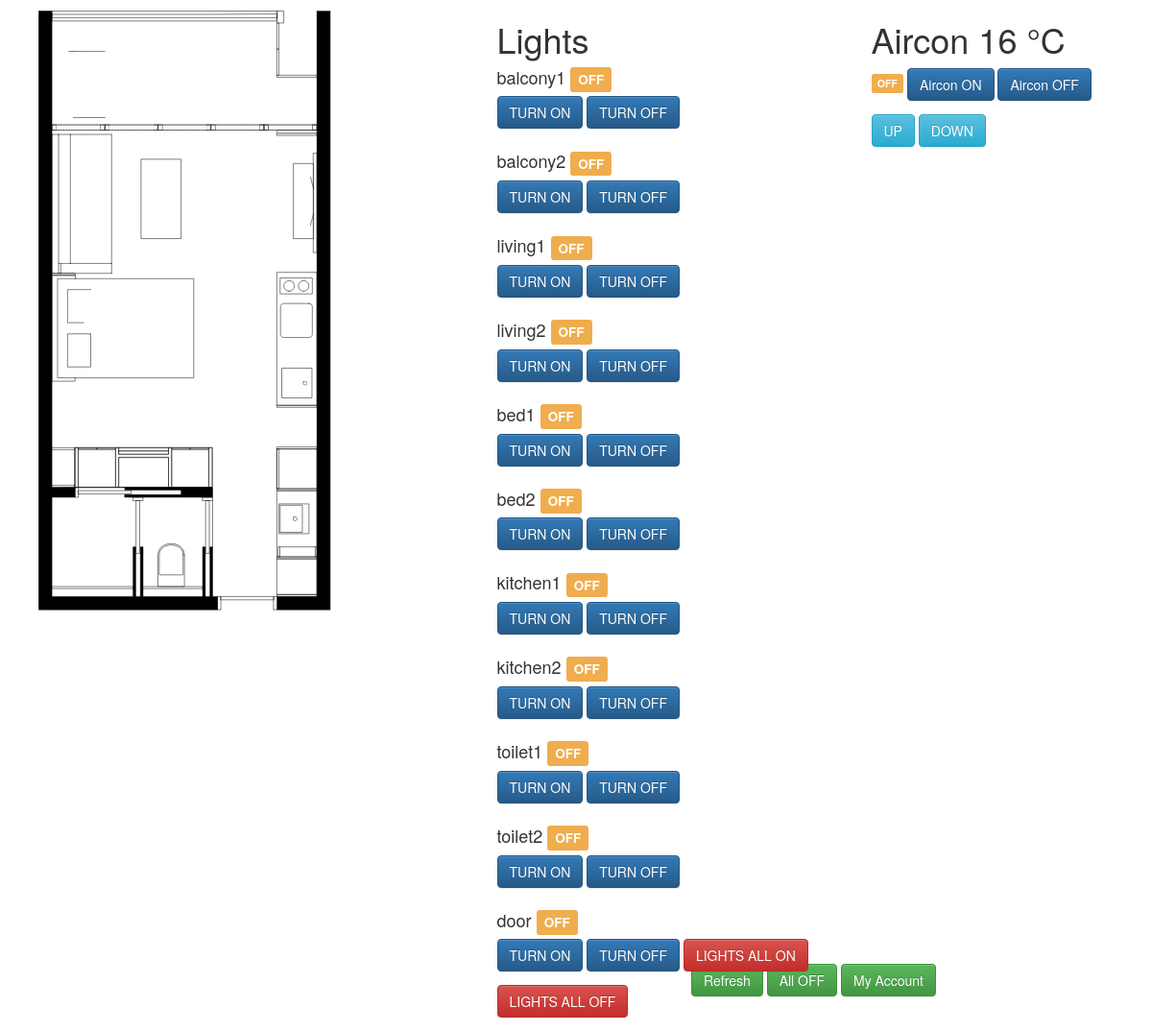
The app's page /indiv/, older data.
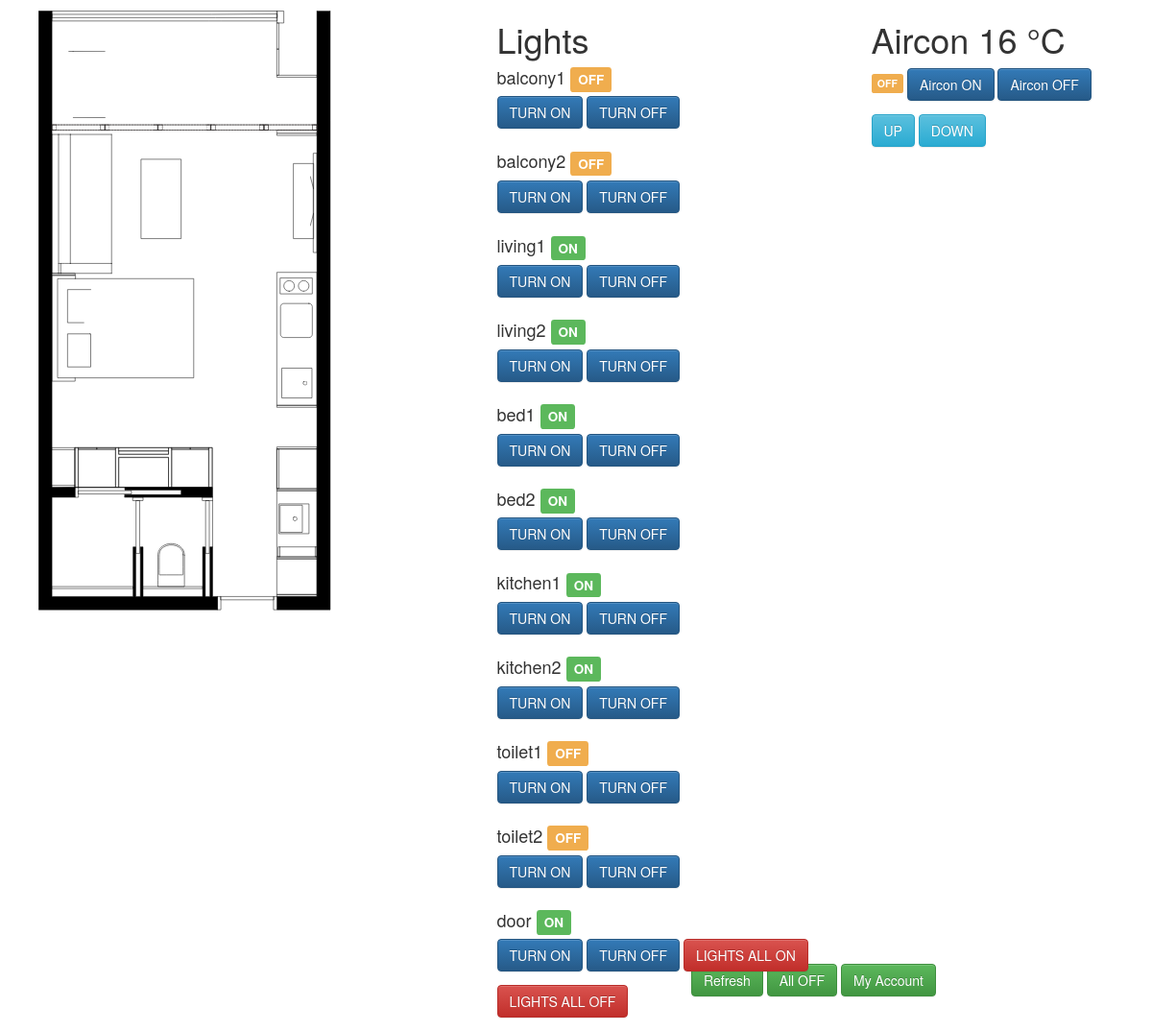
The same page, newer data.
### BanyanApp/models.py (models this page shows, shortened)
class Light(models.Model):
    state = models.BooleanField(default=False)
    value = models.IntegerField(default=0, validators=[MaxValueValidator(100)])
    room = models.CharField(max_length=50)
    pin = models.IntegerField(default=0)

### BanyanApp/views.py (the view, shortened to what this page needs)
# urls.py: url(r'^indiv/$', indiv),
def indiv(request):
    lights = Light.objects.all()
    air = Air.objects.all()[0]
    context = {"dict": {"lights":lights}, "air":air}
    return render(request, "indiv.html", context)

### templates/indiv.html (shortened to what this page needs)
{% extends 'application.html' %}
{% block content %}
<div id=menu>
  <a href="/indiv/">
    <input type="button" value="Refresh" class="btn btn-success">
  </a>
  <a href="/indiv/">
    <input type="button" value="All OFF" class="btn btn-success">
  </a>
  <a href="/indiv/">
    <input type="button" value="My Account" class="btn btn-success">
  </a>
</div>
<div class="content container">
  <div class="row">
    <div class="col-sm-5">
      <img src="/static/img/floorplan.svg" class="floorplan">
    </div>
    <div class="col-sm-4">
      {% for key,value in dict.items %}
        <h1> {{key|title}}</h1>
        {% for item in value %}
          <h4> {{item.room}}
          {% if item.state %}
            <span class="label label-success">ON</span>
          {% else %}
            <span class="label label-warning">OFF</span>
          {% endif %}
          </h4>
          <form action="/indiv/" method="post" class="inline">
            <input type="submit" value="TURN ON" class="btn btn-primary">
          </form>
          <form action="/indiv/" method="post" class="inline">
            <input type="submit" value="TURN OFF" class="btn btn-primary">
          </form>
        {% endfor %}
      {% endfor %}
      <form action="/indiv/" method="post" class="inline">
        <input type="submit" value="LIGHTS ALL ON" class="btn btn-danger">
      </form>
      <form action="/indiv/" method="post" class="inline">
        <input type="submit" value="LIGHTS ALL OFF" class="btn btn-danger">
      </form>
    </div>
    <div class="col-sm-3">
      <h1>Aircon {{air.value}} °C</h1>
      {% if air.state %}
        <span class="label label-success">ON</span>
      {% else %}
        <span class="label label-warning">OFF</span>
      {% endif %}
      <form action="/indiv/" method="post" class="inline">
        <input type="submit" value="Aircon ON" class="btn btn-primary">
      </form>
      <form action="/indiv/" method="post" class="inline">
        <input type="submit" value="Aircon OFF" class="btn btn-primary">
      </form>
      <form action="/indiv/" method="post" class="inline">
        <input type="submit" value="UP" class="btn btn-info">
      </form>
      <form action="/indiv/" method="post" class="inline">
        <input type="submit" value="DOWN" class="btn btn-info">
      </form>
    </div>
  </div>
</div>
{% endblock %}

Row changes from the older to the newer data that the page shows:
changed Light "living1": state False → True (drawn)
changed Light "living2": state False → True (drawn)
changed Light "bed1": state False → True (drawn)
changed Light "bed2": state False → True (drawn)
changed Light "kitchen1": state False → True (drawn)
changed Light "kitchen2": state False → True (drawn)
changed Light "door": state False → True (drawn)
Text that changed along with them:
list line gone: "OFF"
new list line: "ON"
